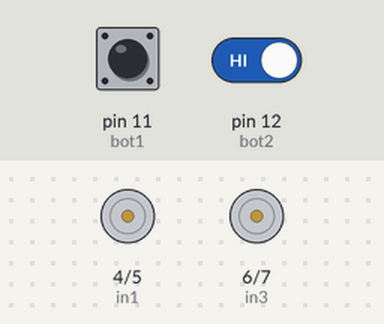
A sketch run on a simulated Arduino Uno, built with avr-gcc and run on an emulated ATmega328P. Shown: motor-driver pin pairs drawn as motors (green arrow = first pin HIGH = forward, orange = second pin HIGH = backward, longer = more drive, scaled by the enable pin). The test bench sets the inputs (shaded band); at power-on: pin 11 (bot1) HIGH, pin 12 (bot2) HIGH.

Above: at 1.2 s.
1.3 s: pin 11 (bot1) pulled LOW for 0.15 s
2.9 s: pin 11 (bot1) pulled LOW for 3.2 s
7.6 s: pin 11 (bot1) driven LOW and pin 12 (bot2) driven LOW
At 8.9 s:
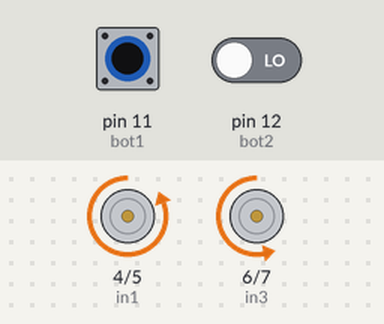
10.6 s: pin 11 (bot1) driven HIGH
At 11.7 s:
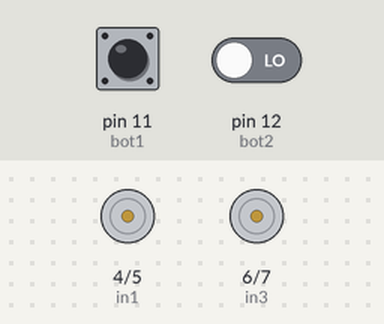
12.1 s: pin 11 (bot1) driven LOW
At 13.2 s:
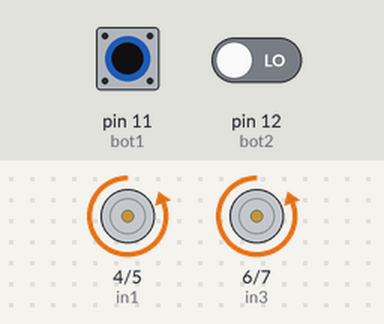
15.1 s: pin 12 (bot2) driven HIGH
At 16.7 s:
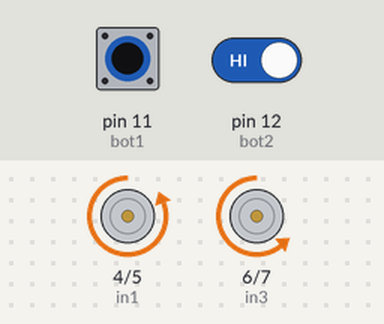
Timing chart, 0 to 18.1 s (numbered marks = the images above; inputs shaded):
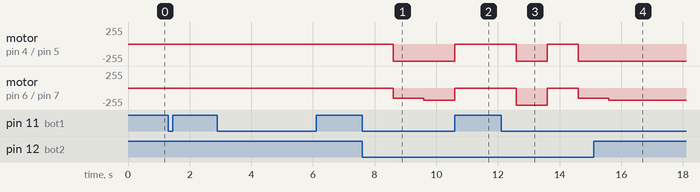

The sketch:

Aula004.ino
```cpp
#define in1  4
#define in2  5
#define in3  6
#define in4  7
#define ENA  8
#define ENB  9
#define bot1 11
#define bot2 12

int pwm;
int marcha;

void setup() {
   pinMode(in1, OUTPUT);
   pinMode(in2, OUTPUT);
   pinMode(in3, OUTPUT);
   pinMode(in4, OUTPUT);
   pinMode(ENA, OUTPUT);
   pinMode(ENB, OUTPUT);
   pinMode(bot2, INPUT_PULLUP);
   pinMode(bot1, INPUT_PULLUP);
   Serial.begin(9600);
}

  void partida(){
   digitalWrite(in1, LOW);
   digitalWrite(in2, HIGH);
   digitalWrite(in3, LOW);
   digitalWrite(in4, HIGH);
   analogWrite(ENA, pwm);
   analogWrite(ENB, pwm);
  }

  void parar(){
   digitalWrite(in1, LOW);
   digitalWrite(in2, LOW);
   digitalWrite(in3, LOW);
   digitalWrite(in4, LOW);
   analogWrite(ENA, 0);
   analogWrite(ENB, 0);
  }

void loop() {

  int Botao1 = digitalRead(bot1);
  int Botao2 = digitalRead(bot2);


  if(Botao1 == LOW){
    partida();
  } else{
    parar();
  }

  if(Botao2 == LOW){
   marcha ++;
   delay(1000);
  }

  if(marcha > 5){
     marcha = 0;
    }


  switch(marcha){

    case 0:
    pwm = 0;
    break;

    case 1:
    pwm = 150;
    break;

    case 2:
    pwm = 180;
    break;

    case 3:
    pwm = 200;
    break;

    case 4:
    pwm = 220;
    break;

    case 5:
    pwm = 255;
    break;
  }
}
```

Measured:
- after the input at 7.6 s, motor on pin 4 (in1) / pin 5 (in2): stopped → backward 255/255 after 1.0 s; motor on pin 6 (in3) / pin 7 (in4): stopped → backward 150/255 after 1.0 s, → backward 180/255 1.0 s later
- after the input at 10.6 s, motor on pin 4 (in1) / pin 5 (in2): backward 255/255 → stopped at once
- after the input at 12.1 s, motor on pin 4 (in1) / pin 5 (in2): stopped → backward 255/255 after 0.50 s, → stopped 1.0 s later, → backward 255/255 1.0 s later; motor on pin 6 (in3) / pin 7 (in4): stopped → backward 255/255 after 0.50 s, → stopped 1.0 s later, → backward 150/255 1.0 s later
- after the input at 15.1 s, motor on pin 6 (in3) / pin 7 (in4): goes on until 15.6 s, then stays backward 180/255
